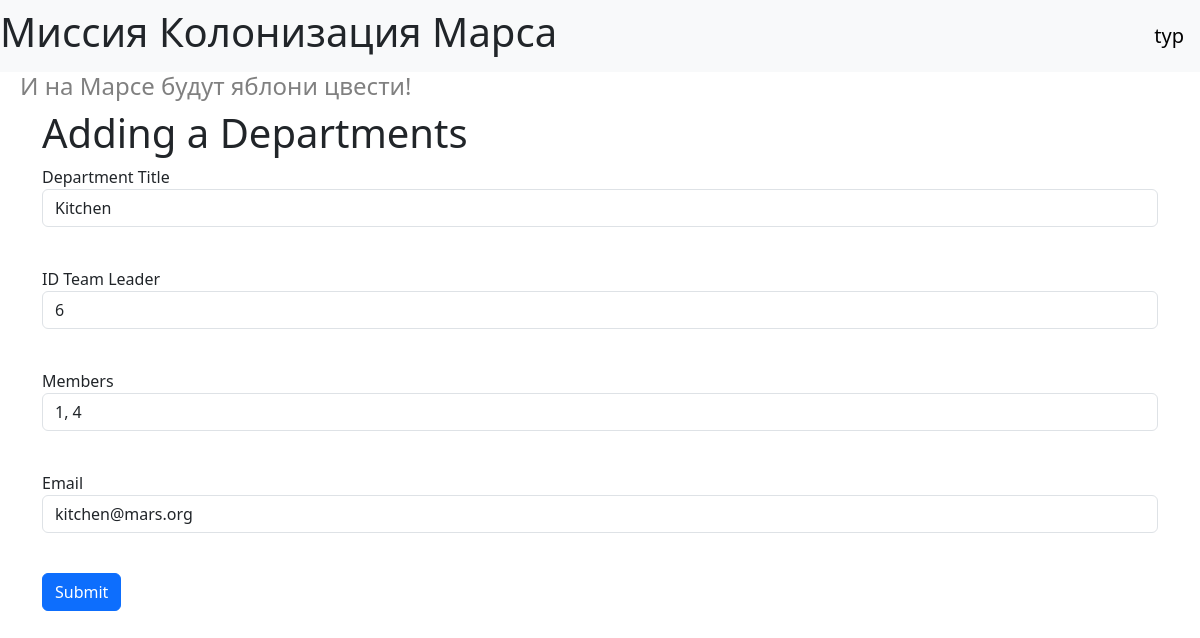
The app's page /edit_department/2 (signed in) with its own data.
### data/users.py (models this page shows, shortened)
class User(db_session.SqlAlchemyBase, UserMixin):
    __tablename__ = 'users'
    id = sqlalchemy.Column(sqlalchemy.Integer,
                           primary_key=True, autoincrement=True)
    surname = sqlalchemy.Column(sqlalchemy.String, nullable=True)
    name = sqlalchemy.Column(sqlalchemy.String, nullable=True)
    age = sqlalchemy.Column(sqlalchemy.Integer, nullable=True)
    position = sqlalchemy.Column(sqlalchemy.String, nullable=True)
    speciality = sqlalchemy.Column(sqlalchemy.String, nullable=True)
    address = sqlalchemy.Column(sqlalchemy.String, nullable=True)
    email = sqlalchemy.Column(sqlalchemy.String,
                              index=True, unique=True, nullable=True)
    hashed_password = sqlalchemy.Column(sqlalchemy.String, nullable=True)
    modified_date = sqlalchemy.Column(sqlalchemy.DateTime,
                                     default=datetime.datetime.now)
    jobs = orm.relationship('Job', back_populates='user')
    departments = orm.relationship('Department', back_populates='user2')

### data/departments.py (models this page shows)
class Department(db_session.SqlAlchemyBase):
    __tablename__ = 'departments'
    id = sqlalchemy.Column(sqlalchemy.Integer,
                           primary_key=True, autoincrement=True)
    title = sqlalchemy.Column(sqlalchemy.String, nullable=True)
    chief = sqlalchemy.Column(sqlalchemy.Integer, sqlalchemy.ForeignKey("users.id"))
    members = sqlalchemy.Column(sqlalchemy.String, nullable=True)
    email = sqlalchemy.Column(sqlalchemy.String,
                              index=True, unique=True, nullable=True)
    user2 = orm.relationship('User')

### index2.py (the view, shortened to what this page needs)
@app.route('/edit_department/<int:id>', methods=['GET', 'POST'])
@login_required
def edit_department(id):
    db_session.global_init("db/mars_explorer.db")
    form = AddDepartmentForm()
    if request.method == "GET":
        db_sess = db_session.create_session()
        departments = db_sess.query(Department).filter(Department.id == id,
                                         ((Department.chief == current_user.id) | (current_user.id == 1))).first()
        if departments:
            form.title.data = departments.title
            form.chief.data = departments.chief
            form.members.data = departments.members
            form.email.data = departments.email
        else:
            abort(404)
    return render_template('add_departments.html', title='Редактирование департамента', form=form)

### forms/department.py
class AddDepartmentForm(FlaskForm):
    title = StringField('Department Title', validators=[DataRequired()])
    chief = StringField('ID Team Leader', validators=[DataRequired()])
    members = StringField('Members', validators=[DataRequired()])
    email = EmailField('Email', validators=[DataRequired()])
    submit = SubmitField('Submit')

### data/db_session.py (called while the page is built, shortened)
def global_init(db_file):
    global __factory
    if __factory:
        return

def create_session() -> Session:
    global __factory
    return __factory()

### index2.py (called while the page is built)
@login_manager.user_loader
def load_user(user_id):
    db_session.global_init("db/mars_explorer.db")
    db_sess = db_session.create_session()
    return db_sess.query(User).get(user_id)

### templates/add_departments.html (shortened to what this page needs)
{% extends "base.html" %}
{% block content %}
<h1>Adding a Departments</h1>
{% if current_user.is_authenticated %}
    <form action="" method="post">
        <p>
            {{ form.title.label }}<br>
            {{ form.title(class="form-control") }}<br>
        </p>
        <p>
            {{ form.chief.label }}<br>
            {{ form.chief(class="form-control") }}<br>
        </p>
        <p>
            {{ form.members.label }}<br>
            {{ form.members(class="form-control") }}<br>
        </p>
        <p>
            {{ form.email.label }}<br>
            {{ form.email(class="form-control") }}<br>
        </p>
        <p>{{ form.submit(type="submit", class="btn btn-primary") }}</p>
    </form>
{% else %}
    <p>
        <h3>Авторизуйтесь</h3>
    </p>
{% endif %}
{% endblock %}

### templates/base.html (shortened to what this page needs)
<!DOCTYPE html>
<html lang="en">
<head>
    <link href="https://cdn.jsdelivr.net/npm/bootstrap@5.3.4/dist/css/bootstrap.min.css"
          rel="stylesheet"
>
    <link rel="stylesheet" type="text/css" href="/static/css/style2.css" />
    </head>
    <body>
        <header>
            <nav class="navbar navbar-light bg-light">
                <h1>Миссия Колонизация Марса</h1>
                {% if current_user.is_authenticated %}
                    <a class="navbar-brand" href="/logout">{{ current_user.name }}</a>
                {% else %}
                    <p>
                        <a class="btn btn-primary " href="/register">Зарегистрироваться</a>
                        <a class="btn btn-success" href="/login">Войти</a>
                    </p>
                {% endif %}
            </nav>
            <h4>И на Марсе будут яблони цвести!</h4>
        </header>
    <main role="main" class="container">
        {% block content %}{% endblock %}
    </main>
    </body>
</html>

### static/css/style2.css (style rules this page uses)
h4 { color: rgb(128, 128, 128); padding-left: 20px; }

### records on screen
User: name "typ"
Department: title "Kitchen", chief "6", members "1, 4", email "kitchen@mars.org"
